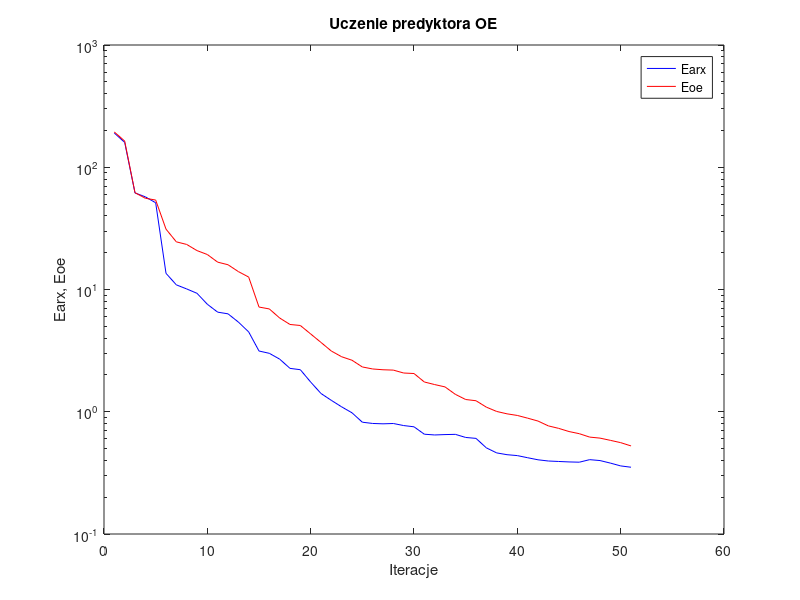
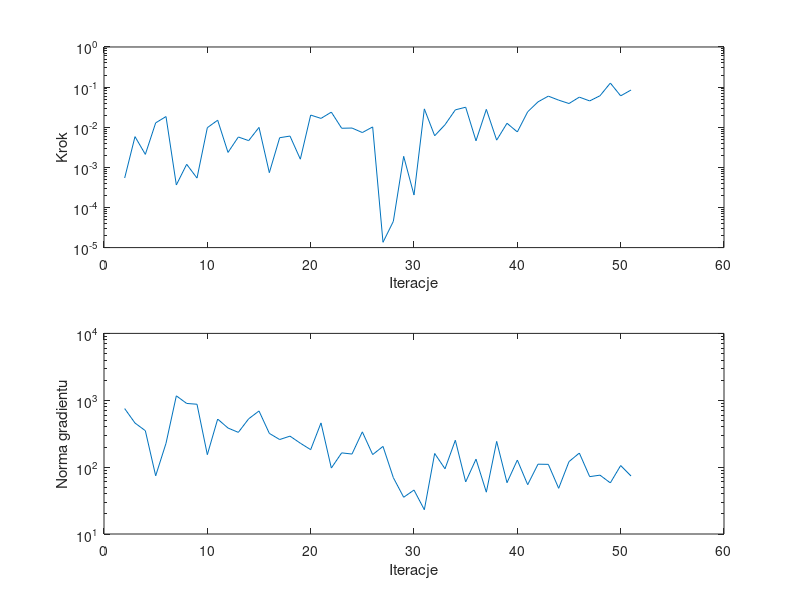

MATLAB code to generate these figures, in order:
%uczenie predyktora oe
clear all;
n=0; farx(n+1)=1.902423e+002; foe(n+1)=1.943539e+002; wspucz(n+1)=0.000000e+000; ng(n+1)=0.000000e+000;
%odnowa zmiennej metryki
n=1; farx(n+1)=1.598506e+002; foe(n+1)=1.637780e+002; krok(n+1)=5.418302e-004; ng(n+1)=7.509603e+002;
n=2; farx(n+1)=6.166727e+001; foe(n+1)=6.192437e+001; krok(n+1)=5.829338e-003; ng(n+1)=4.563882e+002;
n=3; farx(n+1)=5.728130e+001; foe(n+1)=5.576694e+001; krok(n+1)=2.105249e-003; ng(n+1)=3.508365e+002;
n=4; farx(n+1)=5.123696e+001; foe(n+1)=5.393372e+001; krok(n+1)=1.284535e-002; ng(n+1)=7.422961e+001;
n=5; farx(n+1)=1.356265e+001; foe(n+1)=3.117971e+001; krok(n+1)=1.844475e-002; ng(n+1)=2.269565e+002;
n=6; farx(n+1)=1.091496e+001; foe(n+1)=2.453805e+001; krok(n+1)=3.636899e-004; ng(n+1)=1.165050e+003;
n=7; farx(n+1)=1.010834e+001; foe(n+1)=2.336973e+001; krok(n+1)=1.191677e-003; ng(n+1)=8.961862e+002;
n=8; farx(n+1)=9.308767e+000; foe(n+1)=2.080867e+001; krok(n+1)=5.405350e-004; ng(n+1)=8.720255e+002;
n=9; farx(n+1)=7.573750e+000; foe(n+1)=1.932682e+001; krok(n+1)=9.744063e-003; ng(n+1)=1.536109e+002;
n=10; farx(n+1)=6.526698e+000; foe(n+1)=1.673778e+001; krok(n+1)=1.495979e-002; ng(n+1)=5.230715e+002;
n=11; farx(n+1)=6.324802e+000; foe(n+1)=1.594400e+001; krok(n+1)=2.354171e-003; ng(n+1)=3.843966e+002;
n=12; farx(n+1)=5.418314e+000; foe(n+1)=1.401822e+001; krok(n+1)=5.711090e-003; ng(n+1)=3.310820e+002;
n=13; farx(n+1)=4.500497e+000; foe(n+1)=1.264134e+001; krok(n+1)=4.633998e-003; ng(n+1)=5.280112e+002;
n=14; farx(n+1)=3.139578e+000; foe(n+1)=7.186451e+000; krok(n+1)=9.899545e-003; ng(n+1)=6.914375e+002;
n=15; farx(n+1)=3.005577e+000; foe(n+1)=6.934583e+000; krok(n+1)=7.368272e-004; ng(n+1)=3.195560e+002;
n=16; farx(n+1)=2.694326e+000; foe(n+1)=5.845394e+000; krok(n+1)=5.478088e-003; ng(n+1)=2.586460e+002;
n=17; farx(n+1)=2.264127e+000; foe(n+1)=5.175449e+000; krok(n+1)=6.019169e-003; ng(n+1)=2.907802e+002;
n=18; farx(n+1)=2.207481e+000; foe(n+1)=5.077627e+000; krok(n+1)=1.597856e-003; ng(n+1)=2.279604e+002;
n=19; farx(n+1)=1.749529e+000; foe(n+1)=4.329310e+000; krok(n+1)=2.008899e-002; ng(n+1)=1.825302e+002;
n=20; farx(n+1)=1.410478e+000; foe(n+1)=3.690025e+000; krok(n+1)=1.660195e-002; ng(n+1)=4.585676e+002;
n=21; farx(n+1)=1.239529e+000; foe(n+1)=3.138291e+000; krok(n+1)=2.378798e-002; ng(n+1)=9.690346e+001;
n=22; farx(n+1)=1.096436e+000; foe(n+1)=2.817735e+000; krok(n+1)=9.428457e-003; ng(n+1)=1.634162e+002;
n=23; farx(n+1)=9.803938e-001; foe(n+1)=2.638341e+000; krok(n+1)=9.545881e-003; ng(n+1)=1.569416e+002;
n=24; farx(n+1)=8.213360e-001; foe(n+1)=2.325327e+000; krok(n+1)=7.366454e-003; ng(n+1)=3.368790e+002;
n=25; farx(n+1)=8.021308e-001; foe(n+1)=2.238582e+000; krok(n+1)=1.017451e-002; ng(n+1)=1.540916e+002;
%odnowa zmiennej metryki
n=26; farx(n+1)=7.967046e-001; foe(n+1)=2.205475e+000; krok(n+1)=1.355752e-005; ng(n+1)=2.041302e+002;
n=27; farx(n+1)=8.015001e-001; foe(n+1)=2.191045e+000; krok(n+1)=4.506169e-005; ng(n+1)=6.963211e+001;
n=28; farx(n+1)=7.710317e-001; foe(n+1)=2.074538e+000; krok(n+1)=1.881412e-003; ng(n+1)=3.544810e+001;
n=29; farx(n+1)=7.531819e-001; foe(n+1)=2.054661e+000; krok(n+1)=2.044712e-004; ng(n+1)=4.544195e+001;
n=30; farx(n+1)=6.550727e-001; foe(n+1)=1.751856e+000; krok(n+1)=2.865057e-002; ng(n+1)=2.305771e+001;
n=31; farx(n+1)=6.458985e-001; foe(n+1)=1.668700e+000; krok(n+1)=6.130766e-003; ng(n+1)=1.599509e+002;
n=32; farx(n+1)=6.505287e-001; foe(n+1)=1.597036e+000; krok(n+1)=1.153579e-002; ng(n+1)=9.444725e+001;
n=33; farx(n+1)=6.533667e-001; foe(n+1)=1.388359e+000; krok(n+1)=2.710756e-002; ng(n+1)=2.524758e+002;
n=34; farx(n+1)=6.163087e-001; foe(n+1)=1.259297e+000; krok(n+1)=3.153338e-002; ng(n+1)=6.010141e+001;
n=35; farx(n+1)=6.056094e-001; foe(n+1)=1.230630e+000; krok(n+1)=4.587536e-003; ng(n+1)=1.315923e+002;
n=36; farx(n+1)=5.066628e-001; foe(n+1)=1.091062e+000; krok(n+1)=2.788178e-002; ng(n+1)=4.222015e+001;
n=37; farx(n+1)=4.607197e-001; foe(n+1)=1.005710e+000; krok(n+1)=4.766707e-003; ng(n+1)=2.425573e+002;
n=38; farx(n+1)=4.454357e-001; foe(n+1)=9.616186e-001; krok(n+1)=1.254246e-002; ng(n+1)=5.851864e+001;
n=39; farx(n+1)=4.378452e-001; foe(n+1)=9.327316e-001; krok(n+1)=7.632150e-003; ng(n+1)=1.275692e+002;
n=40; farx(n+1)=4.206127e-001; foe(n+1)=8.862038e-001; krok(n+1)=2.421456e-002; ng(n+1)=5.462778e+001;
n=41; farx(n+1)=4.045994e-001; foe(n+1)=8.393259e-001; krok(n+1)=4.285764e-002; ng(n+1)=1.106943e+002;
n=42; farx(n+1)=3.954947e-001; foe(n+1)=7.664546e-001; krok(n+1)=5.955282e-002; ng(n+1)=1.100278e+002;
n=43; farx(n+1)=3.920177e-001; foe(n+1)=7.313806e-001; krok(n+1)=4.732206e-002; ng(n+1)=4.821680e+001;
n=44; farx(n+1)=3.886755e-001; foe(n+1)=6.889074e-001; krok(n+1)=3.897540e-002; ng(n+1)=1.209283e+002;
n=45; farx(n+1)=3.867468e-001; foe(n+1)=6.614718e-001; krok(n+1)=5.625683e-002; ng(n+1)=1.623783e+002;
n=46; farx(n+1)=4.056933e-001; foe(n+1)=6.204190e-001; krok(n+1)=4.523999e-002; ng(n+1)=7.207035e+001;
n=47; farx(n+1)=3.988055e-001; foe(n+1)=6.086491e-001; krok(n+1)=6.090562e-002; ng(n+1)=7.586828e+001;
n=48; farx(n+1)=3.802854e-001; foe(n+1)=5.836806e-001; krok(n+1)=1.261335e-001; ng(n+1)=5.811431e+001;
n=49; farx(n+1)=3.606017e-001; foe(n+1)=5.589473e-001; krok(n+1)=6.053393e-002; ng(n+1)=1.056987e+002;
n=50; farx(n+1)=3.516718e-001; foe(n+1)=5.253664e-001; krok(n+1)=8.452076e-002; ng(n+1)=7.373458e+001;

figure; semilogy(farx,'b'); hold on; semilogy(foe,'r'); xlabel('Iteracje'); ylabel('Earx, Eoe'); legend('Earx','Eoe'); title('Uczenie predyktora OE');
figure; subplot(2,1,1); semilogy(krok); xlabel('Iteracje'); ylabel('Krok');
subplot(2,1,2); semilogy(ng); xlabel('Iteracje'); ylabel('Norma gradientu');
Earx=farx(n+1)
Eoe=foe(n+1)
